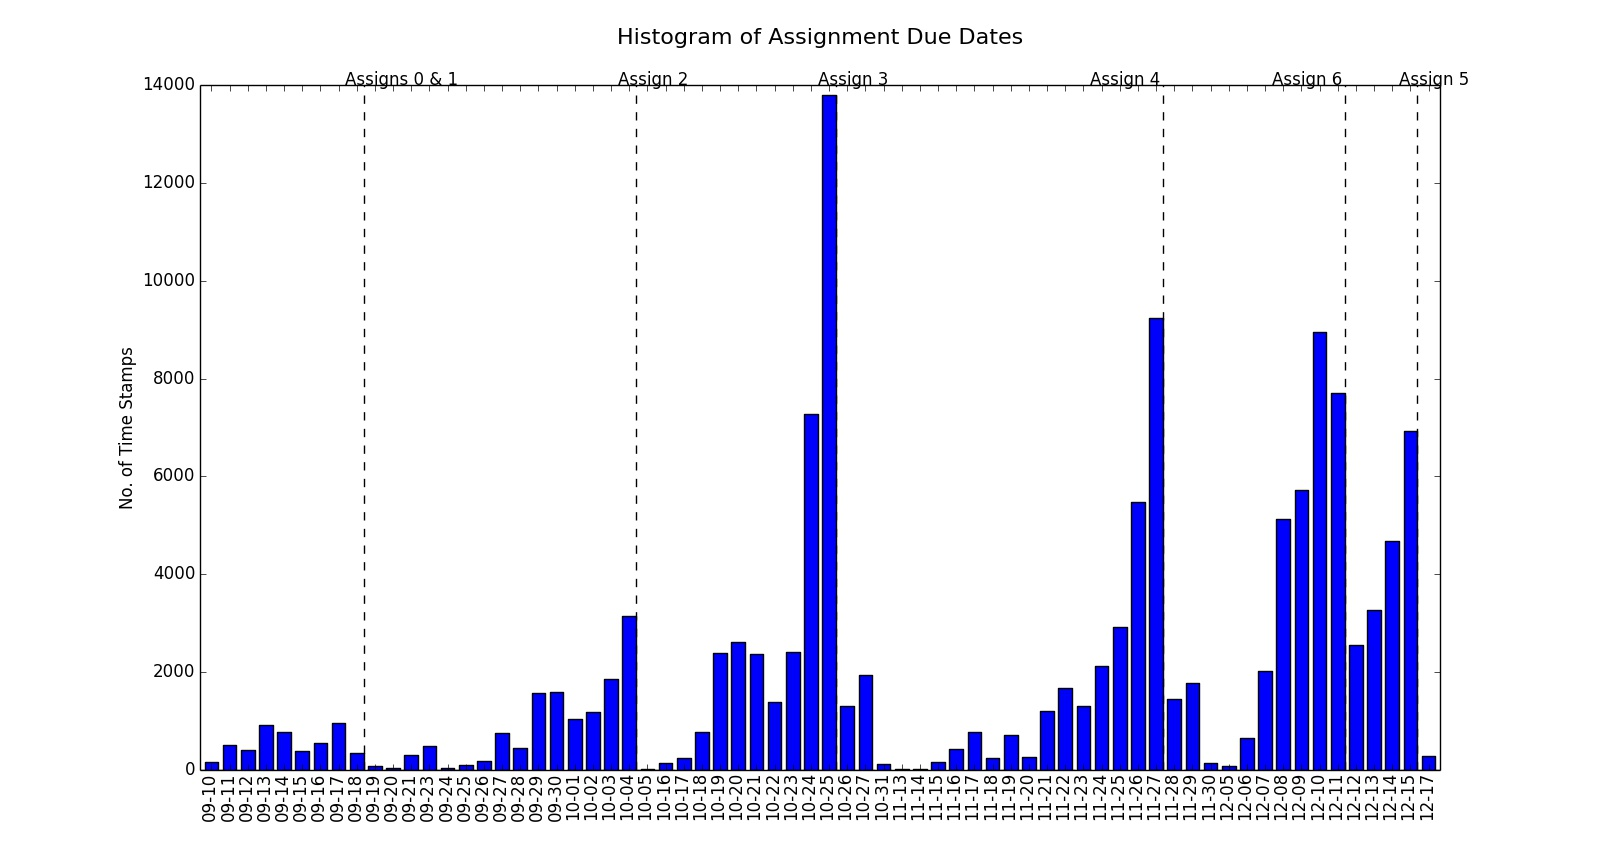

Recreate this plot in Python.
# Awais Malik
# Assignment 5
# Problem 2
# Annotations at the end of the code
# Open Histogram in full screen mode

from dateutil.parser import parse
import pandas as pd
from _collections import defaultdict

actions = open('actions-fall-2007.dat','r')
next(actions)

action_list = []
for line in actions:
    action_list.append(parse(line.rstrip()))
actions.close()

timeDict = defaultdict(int)

for line in action_list:
    timeDict[line.strftime('%m-%d')] += 1

timeHours = pd.DataFrame.from_dict(timeDict, orient='index')

timeHours.columns = ['TimeStamps']
timeHours = timeHours.sort()

time_list = []
for i in range(1,69):
    time_list.append(i)
    
timeHours['x_position']=time_list

ax = timeHours['TimeStamps'].sort_index().plot(kind='bar', grid='off', legend=False)

ax.text(0.5, 1.06, 'Histogram of Assignment Due Dates',
         horizontalalignment='center',
         fontsize=16,
         transform = ax.transAxes)
ax.set_ylabel('No. of Time Stamps')

ax.vlines(x = 9, ymin = 0, ymax = 14000,\
linestyles = 'dashed', colors='k', label='Assignments 0 and 1')
ax.annotate('Assigns 0 & 1', xy=(8,14010))

ax.vlines(x = 24, ymin = 0, ymax = 14000,\
linestyles = 'dashed', colors='k', label='Assignment 2')
ax.annotate('Assign 2', xy=(23,14010))

ax.vlines(x = 35, ymin = 0, ymax = 14000,\
linestyles = 'dashed', colors='k', label='Assignments 3')
ax.annotate('Assign 3', xy=(34,14010))

ax.vlines(x = 53, ymin = 0, ymax = 14000,\
linestyles = 'dashed', colors='k', label='Assignments 4')
ax.annotate('Assign 4', xy=(49,14010))

ax.vlines(x = 67, ymin = 0, ymax = 14000,\
linestyles = 'dashed', colors='k', label='Assignments 5')
ax.annotate('Assign 5', xy=(66,14010))

ax.vlines(x = 63, ymin = 0, ymax = 14000,\
linestyles = 'dashed', colors='k', label='Assignments 6')
ax.annotate('Assign 6', xy=(59,14010))

""" Annotations:
a) I selected the bin size equal to one day. The histogram took a reasonable
time to plot (~ 1 min), and the plot was visually effective.
b) Assignment 3 involved the most work based off this histogram.
Assignment 4, 5 and 6 were equally time consuming, while Assignment 0, 1 and 2
required the least amount of work (relatively speaking).
c) The amount of work rises significantly on days immediately preceding an
assignment due date. """
